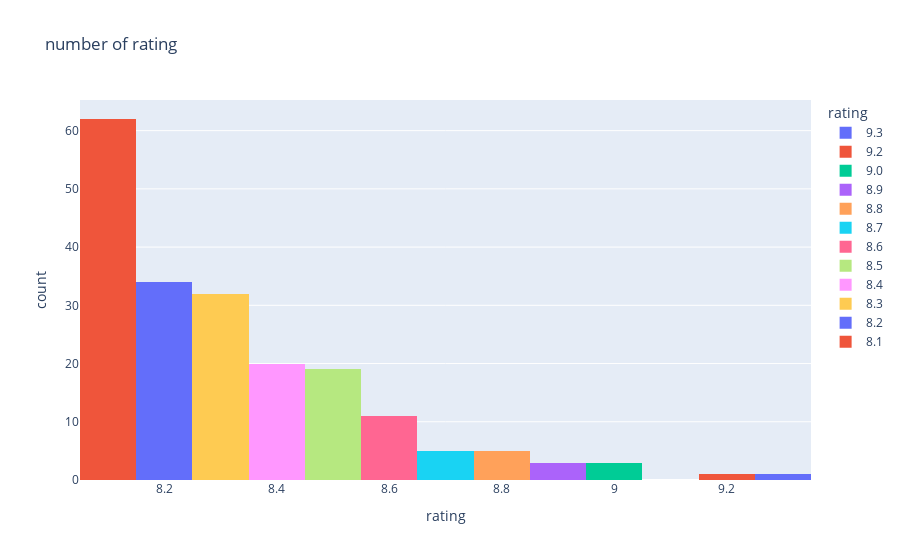

Notebook source saved alongside this figure:
### Code cell
# number of rating
rating = iplot(px.histogram(movies , x = 'rating' , color='rating',title='number of rating'))
rating

### Figure 1 — Plotly figure (JSON) as saved in the notebook; plotly's stock layout.template omitted (floating-point values rounded to 4 significant figures)
{"data": [{"alignmentgroup": "True", "bingroup": "x", "hovertemplate": "rating=%{x}<br>count=%{y}<extra></extra>", "legendgroup": "9.3", "marker": {"color": "#636efa", "pattern": {"shape": ""}}, "name": "9.3", "offsetgroup": "9.3", "orientation": "v", "showlegend": true, "type": "histogram", "x": [9.3], "xaxis": "x", "yaxis": "y"}, {"alignmentgroup": "True", "bingroup": "x", "hovertemplate": "rating=%{x}<br>count=%{y}<extra></extra>", "legendgroup": "9.2", "marker": {"color": "#EF553B", "pattern": {"shape": ""}}, "name": "9.2", "offsetgroup": "9.2", "orientation": "v", "showlegend": true, "type": "histogram", "x": [9.2], "xaxis": "x", "yaxis": "y"}, {"alignmentgroup": "True", "bingroup": "x", "hovertemplate": "rating=%{x}<br>count=%{y}<extra></extra>", "legendgroup": "9.0", "marker": {"color": "#00cc96", "pattern": {"shape": ""}}, "name": "9.0", "offsetgroup": "9.0", "orientation": "v", "showlegend": true, "type": "histogram", "x": [9, 9, 9], "xaxis": "x", "yaxis": "y"}, {"alignmentgroup": "True", "bingroup": "x", "hovertemplate": "rating=%{x}<br>count=%{y}<extra></extra>", "legendgroup": "8.9", "marker": {"color": "#ab63fa", "pattern": {"shape": ""}}, "name": "8.9", "offsetgroup": "8.9", "orientation": "v", "showlegend": true, "type": "histogram", "x": [8.9, 8.9, 8.9], "xaxis": "x", "yaxis": "y"}, {"alignmentgroup": "True", "bingroup": "x", "hovertemplate": "rating=%{x}<br>count=%{y}<extra></extra>", "legendgroup": "8.8", "marker": {"color": "#FFA15A", "pattern": {"shape": ""}}, "name": "8.8", "offsetgroup": "8.8", "orientation": "v", "showlegend": true, "type": "histogram", "x": [8.8, 8.8, 8.8, 8.8, 8.8], "xaxis": "x", "yaxis": "y"}, {"alignmentgroup": "True", "bingroup": "x", "hovertemplate": "rating=%{x}<br>count=%{y}<extra></extra>", "legendgroup": "8.7", "marker": {"color": "#19d3f3", "pattern": {"shape": ""}}, "name": "8.7", "offsetgroup": "8.7", "orientation": "v", "showlegend": true, "type": "histogram", "x": [8.7, 8.7, 8.7, 8.7, 8.7], "xaxis": "x", "yaxis": "y"}, {"alignmentgroup": "True", "bingroup": "x", "hovertemplate": "rating=%{x}<br>count=%{y}<extra></extra>", "legendgroup": "8.6", "marker": {"color": "#FF6692", "pattern": {"shape": ""}}, "name": "8.6", "offsetgroup": "8.6", "orientation": "v", "showlegend": true, "type": "histogram", "x": [8.6, 8.6, 8.6, 8.6, 8.6, 8.6, 8.6, 8.6, 8.6, 8.6, 8.6], "xaxis": "x", "yaxis": "y"}, {"alignmentgroup": "True", "bingroup": "x", "hovertemplate": "rating=%{x}<br>count=%{y}<extra></extra>", "legendgroup": "8.5", "marker": {"color": "#B6E880", "pattern": {"shape": ""}}, "name": "8.5", "offsetgroup": "8.5", "orientation": "v", "showlegend": true, "type": "histogram", "x": [8.5, 8.5, 8.5, 8.5, 8.5, 8.5, 8.5, 8.5, 8.5, 8.5, 8.5, 8.5, 8.5, 8.5, 8.5, 8.5, 8.5, 8.5, 8.5], "xaxis": "x", "yaxis": "y"}, {"alignmentgroup": "True", "bingroup": "x", "hovertemplate": "rating=%{x}<br>count=%{y}<extra></extra>", "legendgroup": "8.4", "marker": {"color": "#FF97FF", "pattern": {"shape": ""}}, "name": "8.4", "offsetgroup": "8.4", "orientation": "v", "showlegend": true, "type": "histogram", "x": [8.4, 8.4, 8.4, 8.4, 8.4, 8.4, 8.4, 8.4, 8.4, 8.4, 8.4, 8.4, 8.4, 8.4, 8.4, 8.4, 8.4, 8.4, 8.4, 8.4], "xaxis": "x", "yaxis": "y"}, {"alignmentgroup": "True", "bingroup": "x", "hovertemplate": "rating=%{x}<br>count=%{y}<extra></extra>", "legendgroup": "8.3", "marker": {"color": "#FECB52", "pattern": {"shape": ""}}, "name": "8.3", "offsetgroup": "8.3", "orientation": "v", "showlegend": true, "type": "histogram", "x": [8.3, 8.3, 8.3, 8.3, 8.3, 8.3, 8.3, 8.3, 8.3, 8.3, 8.3, 8.3, 8.3, 8.3, 8.3, 8.3, 8.3, 8.3, 8.3, 8.3, 8.3, 8.3, 8.3, 8.3, 8.3, 8.3, 8.3, 8.3, 8.3, 8.3, 8.3, 8.3], "xaxis": "x", "yaxis": "y"}, {"alignmentgroup": "True", "bingroup": "x", "hovertemplate": "rating=%{x}<br>count=%{y}<extra></extra>", "legendgroup": "8.2", "marker": {"color": "#636efa", "pattern": {"shape": ""}}, "name": "8.2", "offsetgroup": "8.2", "orientation": "v", "showlegend": true, "type": "histogram", "x": [8.2, 8.2, 8.2, 8.2, 8.2, 8.2, 8.2, 8.2, 8.2, 8.2, 8.2, 8.2, 8.2, 8.2, 8.2, 8.2, 8.2, 8.2, 8.2, 8.2, 8.2, 8.2, 8.2, 8.2, 8.2, 8.2, 8.2, 8.2, 8.2, 8.2, 8.2, 8.2, 8.2, 8.2], "xaxis": "x", "yaxis": "y"}, {"alignmentgroup": "True", "bingroup": "x", "hovertemplate": "rating=%{x}<br>count=%{y}<extra></extra>", "legendgroup": "8.1", "marker": {"color": "#EF553B", "pattern": {"shape": ""}}, "name": "8.1", "offsetgroup": "8.1", "orientation": "v", "showlegend": true, "type": "histogram", "x": [8.1, 8.1, 8.1, 8.1, 8.1, 8.1, 8.1, 8.1, 8.1, 8.1, 8.1, 8.1, 8.1, 8.1, 8.1, 8.1, 8.1, 8.1, 8.1, 8.1, 8.1, 8.1, 8.1, 8.1, 8.1, 8.1, 8.1, 8.1, 8.1, 8.1, 8.1, 8.1, 8.1, 8.1, 8.1, 8.1, 8.1, 8.1, 8.1, 8.1, 8.1, 8.1, 8.1, 8.1, 8.1, 8.1, 8.1, 8.1, 8.1, 8.1, 8.1, 8.1, 8.1, 8.1, 8.1, 8.1, 8.1, 8.1, 8.1, 8.1, 8.1, 8.1], "xaxis": "x", "yaxis": "y"}], "layout": {"barmode": "relative", "legend": {"title": {"text": "rating"}, "tracegroupgap": 0}, "title": {"text": "number of rating"}, "xaxis": {"anchor": "y", "categoryarray": [9.3, 9.2, 9, 8.9, 8.8, 8.7, 8.6, 8.5, 8.4, 8.3, 8.2, 8.1], "categoryorder": "array", "domain": [0, 1], "title": {"text": "rating"}}, "yaxis": {"anchor": "x", "domain": [0, 1], "title": {"text": "count"}}}}
